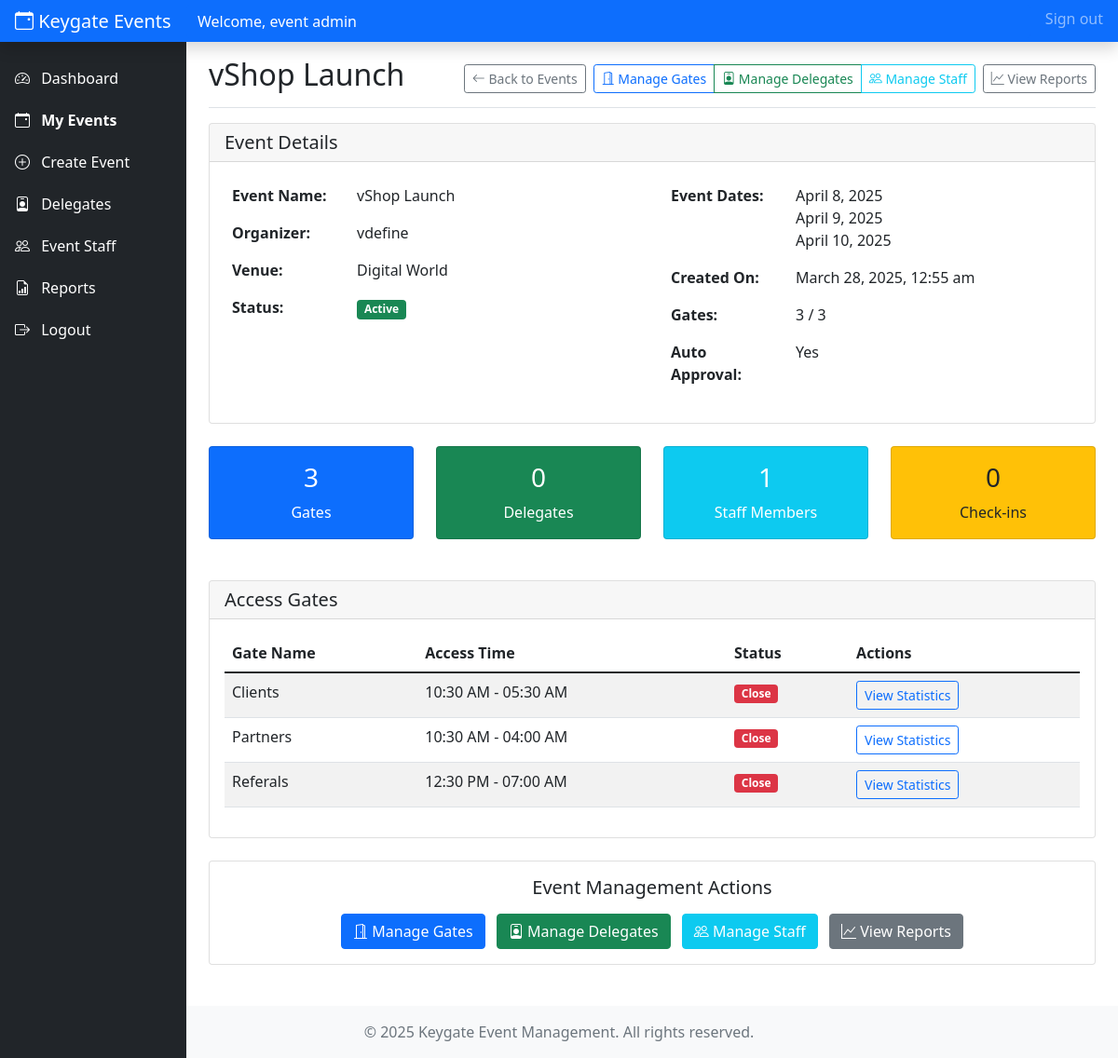
The app's page /event_admin/view_event.php?id=1 (signed in) with its own data.
### tables this page shows
CREATE TABLE `events` (
  `id` int NOT NULL,
  `event_name` varchar(255) NOT NULL,
  `event_organiser` varchar(255) NOT NULL,
  `event_venue` text NOT NULL,
  `access_gates_required` int NOT NULL,
  `created_by` int NOT NULL,
  `status` enum('Active','Completed','Cancelled','Scheduled','Pending Approval') DEFAULT 'Pending Approval',
  `approved_by` int DEFAULT NULL,
  `created_at` timestamp NULL DEFAULT CURRENT_TIMESTAMP,
  `updated_at` timestamp NULL DEFAULT CURRENT_TIMESTAMP ON UPDATE CURRENT_TIMESTAMP
);

CREATE TABLE `plans` (
  `id` int NOT NULL,
  `plan_name` varchar(100) NOT NULL,
  `events_allowed` int NOT NULL,
  `delegates_per_event` int NOT NULL,
  `event_auto_approval` enum('yes','no') DEFAULT 'no',
  `created_at` timestamp NULL DEFAULT CURRENT_TIMESTAMP,
  `updated_at` timestamp NULL DEFAULT CURRENT_TIMESTAMP ON UPDATE CURRENT_TIMESTAMP
);

CREATE TABLE `access_gates` (
  `id` int NOT NULL,
  `gate_name` varchar(100) NOT NULL,
  `gate_status` enum('Open','Close') DEFAULT 'Close',
  `event_id` int NOT NULL,
  `access_time_start` time DEFAULT NULL,
  `access_time_end` time DEFAULT NULL,
  `created_at` timestamp NULL DEFAULT CURRENT_TIMESTAMP,
  `updated_at` timestamp NULL DEFAULT CURRENT_TIMESTAMP ON UPDATE CURRENT_TIMESTAMP
);

### event_admin/view_event.php (the view, shortened to what the rows shown need)
<?php
require_once '../includes/config.php';
require_once '../includes/event_admin_functions.php';
$event_id = (int)$_GET['id'];
$event_details = get_event_details($event_id, $_SESSION['user_id']);
$event = $event_details['event'];
$event_users_result = get_event_users($event_id, $_SESSION['user_id']);
include '../includes/event_admin_header.php';
?>
<div class="container-fluid">
    <div class="row">
        <main class="col-md-9 ms-sm-auto col-lg-10 px-md-4">
            <div class="d-flex justify-content-between flex-wrap flex-md-nowrap align-items-center pt-3 pb-2 mb-3 border-bottom">
                <h1 class="h2"><?php echo htmlspecialchars($event['event_name']); ?></h1>
                <div class="btn-toolbar mb-2 mb-md-0">
                    <a href="events.php" class="btn btn-sm btn-outline-secondary me-2">
                    </a>
                    <?php if ($event['status'] == 'Active'): ?>
                        <div class="btn-group me-2">
                        </div>
                        <a href="event_report.php?event_id=<?php echo $event_id; ?>" class="btn btn-sm btn-outline-secondary">
                        </a>
                    <?php endif; ?>
                </div>
            </div>
            <div class="card mb-4">
                <div class="card-body">
                    <div class="row">
                        <div class="col-md-6">
                            <table class="table table-borderless">
                                <tr>
                                    <th width="30%">Event Name:</th>
                                    <td><?php echo htmlspecialchars($event['event_name']); ?></td>
                                </tr>
                                <tr>
                                    <th>Organizer:</th>
                                    <td><?php echo htmlspecialchars($event['event_organiser']); ?></td>
                                </tr>
                                <tr>
                                    <th>Venue:</th>
                                    <td><?php echo htmlspecialchars($event['event_venue']); ?></td>
                                </tr>
                                <tr>
                                    <th>Status:</th>
                                    <td>
                                        <span class="badge bg-<?php
                                            if ($event['status'] == 'Active') echo 'success';
                                            elseif ($event['status'] == 'Pending Approval') echo 'warning';
                                            elseif ($event['status'] == 'Cancelled') echo 'danger';
                                            elseif ($event['status'] == 'Completed') echo 'info';
                                            else echo 'secondary';
                                        ?>">
                                            <?php echo $event['status']; ?>
                                        </span>
                                    </td>
                                </tr>
                            </table>
                        </div>
                        <div class="col-md-6">
                            <table class="table table-borderless">
                                <tr>
                                    <th width="30%">Event Dates:</th>
                                </tr>
                                <tr>
                                    <th>Created On:</th>
                                    <td><?php echo date('F j, Y, g:i a', strtotime($event['created_at'])); ?></td>
                                </tr>
                                <tr>
                                    <th>Gates:</th>
                                    <td><?php echo count($event['gates']); ?> / <?php echo $event['access_gates_required']; ?></td>
                                </tr>
                                <tr>
                                    <th>Auto Approval:</th>
                                    <td>
                                        <?php
                                        $user = get_record('users', "id = {$_SESSION['user_id']}");
                                        $auto_approval = 'No';
                                        if ($user && $user['plan_id']) {
                                            $plan = get_record('plans', "id = {$user['plan_id']}");
                                            if ($plan && $plan['event_auto_approval'] == 'yes') {
                                                $auto_approval = 'Yes';
                                            }
                                        }
                                        echo $auto_approval;
                                        ?>
                                    </td>
                                </tr>
                            </table>
                        </div>
                    </div>
                </div>
            </div>
            <div class="card mb-4">
                <div class="card-body">
                    <?php if (empty($event['gates'])): ?>
                        <div class="alert alert-info">
                            <p>No gates have been created for this event yet.</p>
                            <?php if ($event['status'] == 'Active'): ?>
                                <a href="manage_gates.php?event_id=<?php echo $event_id; ?>" class="btn btn-primary btn-sm">Create Gates</a>
                            <?php endif; ?>
                        </div>
                    <?php else: ?>
                        <div class="table-responsive">
                            <table class="table table-striped">
                                <thead>
                                    <tr>
                                        <th>Gate Name</th>
                                        <th>Access Time</th>
                                        <th>Status</th>
                                        <?php if ($event['status'] == 'Active'): ?>
                                            <th>Actions</th>
                                        <?php endif; ?>
                                    </tr>
                                </thead>
                                <tbody>
                                    <?php foreach ($event['gates'] as $gate): ?>
                                        <tr>
                                            <td><?php echo htmlspecialchars($gate['gate_name']); ?></td>
                                            <td><?php echo date('h:i A', strtotime($gate['access_time_start'])); ?> - <?php echo date('h:i A', strtotime($gate['access_time_end'])); ?></td>
                                            <td>
                                                <span class="badge bg-<?php echo $gate['gate_status'] == 'Open' ? 'success' : 'danger'; ?>">
                                                    <?php echo $gate['gate_status']; ?>
                                                </span>
                                            </td>
                                            <?php if ($event['status'] == 'Active'): ?>
                                                <td>
                                                    <a href="gate_stats.php?gate_id=<?php echo $gate['id']; ?>&event_id=<?php echo $event_id; ?>" class="btn btn-sm btn-outline-primary">
                                                        View Statistics
                                                    </a>
                                                </td>
                                            <?php endif; ?>
                                        </tr>
                                    <?php endforeach; ?>
                                </tbody>
                            </table>
                        </div>
                    <?php endif; ?>
                </div>
            </div>
        </main>
    </div>
</div>
<?php
include '../includes/event_admin_footer.php';
?>

### records on screen
events: event_name "vShop Launch", event_organiser "vdefine", event_venue "Digital World", status "Active", created_at "March 28, 2025, 12:55 am", access_gates_required "3"
plans: event_auto_approval "Yes"
access_gates: gate_name "Clients", access_time_start "10:30 AM", access_time_end "05:30 AM", gate_status "Close"
access_gates: gate_name "Partners", access_time_start "10:30 AM", access_time_end "04:00 AM", gate_status "Close"
access_gates: gate_name "Referals", access_time_start "12:30 PM", access_time_end "07:00 AM", gate_status "Close"

### other values on screen
$_SESSION['user_name'] "event admin"
date('F j, Y', strtotime($date)) "April 8, 2025"
date('F j, Y', strtotime($date)) "April 9, 2025"
date('F j, Y', strtotime($date)) "April 10, 2025"
count($event['gates']) "3"
$delegates_count "0"
$event_users_count "1"
$event['total_check_ins'] "0"
